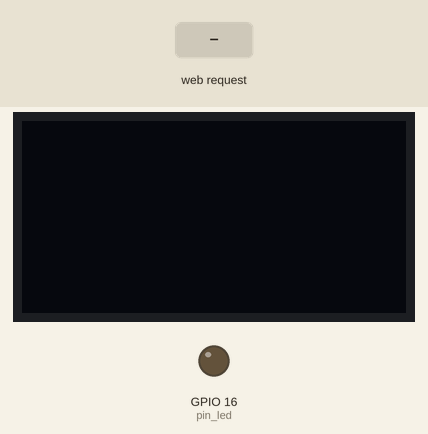
This sketch was run on a simulated ESP8266 (NodeMCU). Shown: 128×64 one-colour display, output pins drawn as LEDs (lit = HIGH). Inputs (shaded band) come from the test bench. WiFi joins after 1.5 s; servers stay silent unless stated; what the sketch prints to the serial monitor is not drawn.

Above: at 3.0 s.
3.1 s: HTTP request GET /toggle received
At 4.3 s:
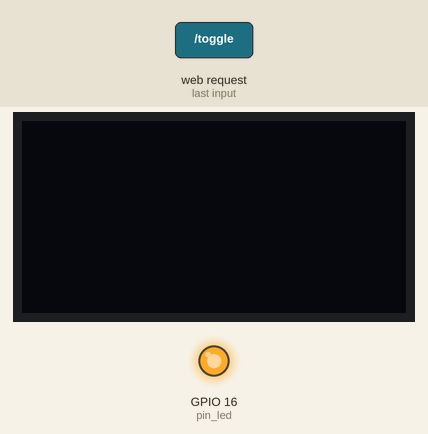
4.6 s: HTTP request GET /toggle?plain=1 received
At 5.6 s:
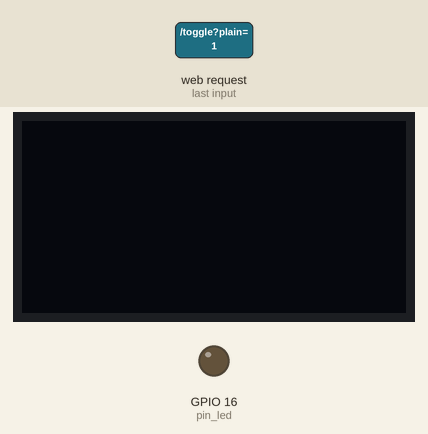
6.1 s: HTTP request GET /toggle?plain=0 received
At 6.7 s:
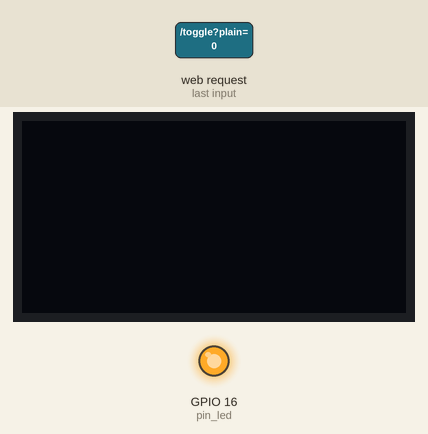
Timing chart, 0 to 9.1 s (numbered marks = the images above; inputs shaded):
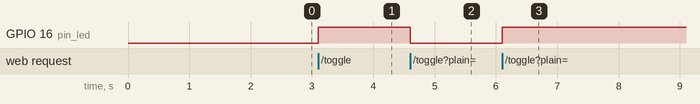

The sketch:

server.ino
```cpp
// (licence header left out)
#include <ESP8266WiFi.h>
#include <ESP8266WebServer.h>
#include <ACROBOTIC_SSD1306.h>
#include <ArduinoJson.h>

ESP8266WebServer server;
uint8_t pin_led = 16;
char* ssid = "YOUR_SSID";
char* password = "YOUR_PASSWORD";

void setup()
{
  Wire.begin();
  oled.init();
  oled.clearDisplay();
  pinMode(pin_led, OUTPUT);
  WiFi.begin(ssid,password);
  Serial.begin(115200);
  while(WiFi.status()!=WL_CONNECTED)
  {
    Serial.print(".");
    delay(500);
  }
  Serial.println("");
  Serial.print("IP Address: ");
  Serial.println(WiFi.localIP());

  server.on("/",[](){server.send(200,"text/plain","Hello World!");});
  server.on("/toggle",toggleLED);
  server.on("/displaydata", HTTP_OPTIONS, displayDataOptions);
  server.on("/displaydata", HTTP_POST, displayData);
  server.begin();
}

void loop()
{
  server.handleClient();
}

void toggleLED()
{
  digitalWrite(pin_led,!digitalRead(pin_led));
  server.send(204,"");
}

void displayDataOptions()
{
  server.sendHeader("Access-Control-Allow-Origin","*");
  server.send(204,"");
}

void displayData()
{
  String data = server.arg("plain");
  StaticJsonBuffer<200> jBuffer;
  JsonObject& jObject = jBuffer.parseObject(data);
  String msg = jObject["message"];
  oled.setTextXY(0,0);
  oled.putString(msg);
  server.send(204,"");
}
```

Measured:
- after the input at 3.1 s, GPIO 16 (pin_led): LOW → HIGH at once
- after the input at 4.6 s, GPIO 16 (pin_led): HIGH → LOW at once
- after the input at 6.1 s, GPIO 16 (pin_led): LOW → HIGH at once
